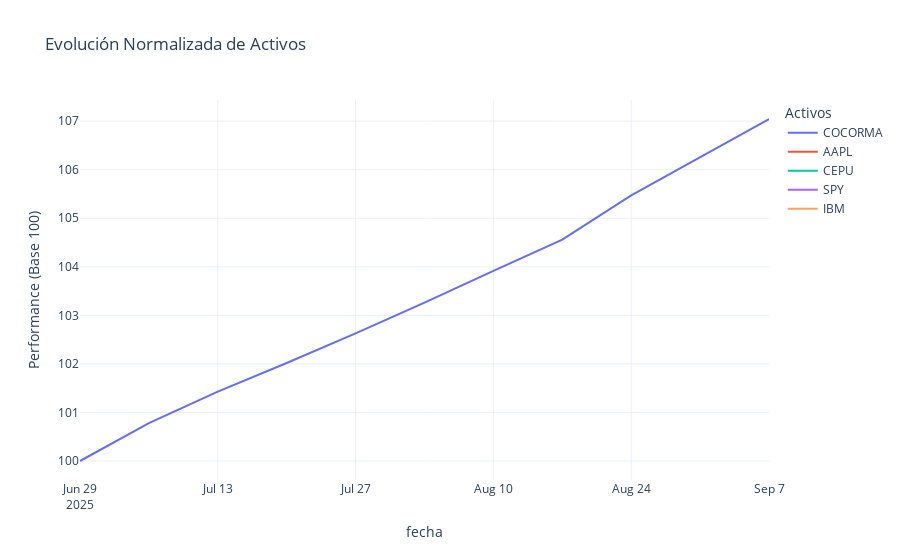
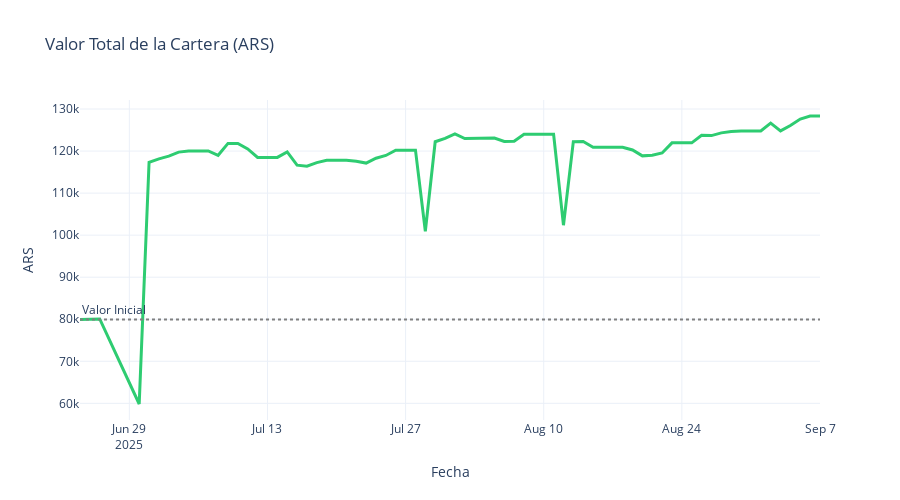

Source (notebook cell) for these figures, in order:
### Markdown cell above
# 5. Composición de la Cartera en el Tiempo

## Evolución de Pesos y Composición

### Code cell
# Obtener matriz de pesos históricos
weights_matrix = loader.get_portfolio_weights_matrix()

print("ANALISIS DE COMPOSICION TEMPORAL:")
print(f"   Matriz de pesos: {weights_matrix.shape}")
print(f"   Activos únicos: {len(weights_matrix.columns)}")
print(f"   Fechas analizadas: {len(weights_matrix)}")

# Mostrar evolución de activos principales
print(f"\nPESOS PROMEDIO POR ACTIVO:")
pesos_promedio = weights_matrix.mean().sort_values(ascending=False)

# Crear DataFrame con pesos promedio
pesos_df = pd.DataFrame({
    'Activo': pesos_promedio.index,
    'Peso_Promedio': pesos_promedio.values,
    'Peso_Porcentaje': (pesos_promedio.values * 100).round(1)
}).reset_index(drop=True)

display(pesos_df.head(10))

# Estadísticas adicionales de concentración
print(f"\nESTADISTICAS DE CONCENTRACION:")
print(f"   Activos con peso > 1%: {(pesos_promedio > 0.01).sum()}")
print(f"   Activos con peso > 5%: {(pesos_promedio > 0.05).sum()}" )
print(f"   Peso del top 3: {pesos_promedio.head(3).sum():.1%}")

# ==============================================
# NUEVO: Performance semanal (tabla + gráfico)
# ==============================================
try:
    print("\n📆 CALCULANDO PERFORMANCE SEMANAL DEL PORTFOLIO Y ACTIVOS PRINCIPALES...")
    # Usar serie de valor total ya calculada anteriormente (total_value_series)
    if 'total_value_series' in globals():
        weekly_portfolio_value = total_value_series.resample('W').last()
        weekly_portfolio_return = weekly_portfolio_value.pct_change()

        weekly_table = pd.DataFrame({
            'Semana_Fin': weekly_portfolio_return.index.strftime('%Y-%m-%d'),
            'Retorno_Semanal_%': (weekly_portfolio_return * 100).round(2),
            'Valor_Cierre_Semana': weekly_portfolio_value.round(2).values
        }).dropna().reset_index(drop=True)

        print("\n📊 TABLA DE RETORNOS SEMANALES (últimas 10 semanas):")
        display(weekly_table.tail(10))
    else:
        print("⚠️ 'total_value_series' no disponible para cálculo semanal")

    # Performance semanal por activo (top 5 por peso promedio)
    if 'prices_data' in globals():
        weekly_prices = prices_data.resample('W').last()
        top_activos = pesos_promedio.head(5).index.tolist()

        # Instanciar visualizador si no existe
        vis = visualizer if 'visualizer' in globals() else PortfolioVisualizer()
        print(f"\n📈 GENERANDO GRAFICO DE PERFORMANCE SEMANAL NORMALIZADA (Top {len(top_activos)} Activos)...")
        fig_weekly = vis.plot_normalized_performance(
            df=weekly_prices,
            assets=top_activos,
            save_path="performance_semanal.png"
        )
    else:
        print("⚠️ 'prices_data' no disponible para gráfico semanal")
except Exception as e:
    print(f"❌ Error en cálculo/generación de performance semanal: {e}")

# ==============================================
# NUEVO: Valor TOTAL de la cartera (ARS) - Línea
# ==============================================
try:
    import plotly.graph_objects as go
    if 'total_value_series' in globals():
        print("\n💰 GRAFICANDO VALOR TOTAL DE LA CARTERA (ARS)...")
        tv = total_value_series.sort_index()
        fig_total = go.Figure()
        fig_total.add_trace(go.Scatter(
            x=tv.index,
            y=tv.values,
            mode='lines',
            name='Valor Cartera',
            line=dict(color='#2ecc71', width=3),
            hovertemplate='Fecha: %{x}<br>Valor: $%{y:,.0f} ARS<extra></extra>'
        ))
        # Línea punteada del valor inicial
        fig_total.add_hline(y=tv.iloc[0], line_dash='dot', line_color='gray',
                            annotation_text='Valor Inicial', annotation_position='top left')
        fig_total.update_layout(
            title='Valor Total de la Cartera (ARS)',
            xaxis_title='Fecha',
            yaxis_title='ARS',
            template='plotly_white',
            height=500,
            hovermode='x unified'
        )
        fig_total.show()
    else:
        print("⚠️ 'total_value_series' no disponible para graficar valor total")
except Exception as e:
    print(f"❌ Error generando gráfico de valor total: {e}")

### Figure 1 — Plotly figure (JSON) as saved in the notebook; plotly's stock layout.template omitted (floating-point values rounded to 4 significant figures)
{"data": [{"hovertemplate": "Activo=COCORMA<br>fecha=%{x}<br>Performance (Base 100)=%{y}<extra></extra>", "legendgroup": "COCORMA", "line": {"color": "#636efa", "dash": "solid"}, "marker": {"symbol": "circle"}, "mode": "lines", "name": "COCORMA", "orientation": "v", "showlegend": true, "type": "scatter", "x": ["2025-06-29T00:00:00", "2025-07-06T00:00:00", "2025-07-13T00:00:00", "2025-07-20T00:00:00", "2025-07-27T00:00:00", "2025-08-03T00:00:00", "2025-08-10T00:00:00", "2025-08-17T00:00:00", "2025-08-24T00:00:00", "2025-08-31T00:00:00", "2025-09-07T00:00:00"], "xaxis": "x", "y": [100, 100.8, 101.4, 102.0, 102.6, 103.3, 103.9, 104.6, 105.5, 106.3, 107.0], "yaxis": "y"}, {"hovertemplate": "Activo=AAPL<br>fecha=%{x}<br>Performance (Base 100)=%{y}<extra></extra>", "legendgroup": "AAPL", "line": {"color": "#EF553B", "dash": "solid"}, "marker": {"symbol": "circle"}, "mode": "lines", "name": "AAPL", "orientation": "v", "showlegend": true, "type": "scatter", "x": ["2025-06-29T00:00:00", "2025-07-06T00:00:00", "2025-07-13T00:00:00", "2025-07-20T00:00:00", "2025-07-27T00:00:00", "2025-08-03T00:00:00", "2025-08-10T00:00:00", "2025-08-17T00:00:00", "2025-08-24T00:00:00", "2025-08-31T00:00:00", "2025-09-07T00:00:00"], "xaxis": "x", "y": [null, null, null, null, null, null, null, null, null, null, null], "yaxis": "y"}, {"hovertemplate": "Activo=CEPU<br>fecha=%{x}<br>Performance (Base 100)=%{y}<extra></extra>", "legendgroup": "CEPU", "line": {"color": "#00cc96", "dash": "solid"}, "marker": {"symbol": "circle"}, "mode": "lines", "name": "CEPU", "orientation": "v", "showlegend": true, "type": "scatter", "x": ["2025-06-29T00:00:00", "2025-07-06T00:00:00", "2025-07-13T00:00:00", "2025-07-20T00:00:00", "2025-07-27T00:00:00", "2025-08-03T00:00:00", "2025-08-10T00:00:00", "2025-08-17T00:00:00", "2025-08-24T00:00:00", "2025-08-31T00:00:00", "2025-09-07T00:00:00"], "xaxis": "x", "y": [null, null, null, null, null, null, null, null, null, null, null], "yaxis": "y"}, {"hovertemplate": "Activo=SPY<br>fecha=%{x}<br>Performance (Base 100)=%{y}<extra></extra>", "legendgroup": "SPY", "line": {"color": "#ab63fa", "dash": "solid"}, "marker": {"symbol": "circle"}, "mode": "lines", "name": "SPY", "orientation": "v", "showlegend": true, "type": "scatter", "x": ["2025-06-29T00:00:00", "2025-07-06T00:00:00", "2025-07-13T00:00:00", "2025-07-20T00:00:00", "2025-07-27T00:00:00", "2025-08-03T00:00:00", "2025-08-10T00:00:00", "2025-08-17T00:00:00", "2025-08-24T00:00:00", "2025-08-31T00:00:00", "2025-09-07T00:00:00"], "xaxis": "x", "y": [null, null, null, null, null, null, null, null, null, null, null], "yaxis": "y"}, {"hovertemplate": "Activo=IBM<br>fecha=%{x}<br>Performance (Base 100)=%{y}<extra></extra>", "legendgroup": "IBM", "line": {"color": "#FFA15A", "dash": "solid"}, "marker": {"symbol": "circle"}, "mode": "lines", "name": "IBM", "orientation": "v", "showlegend": true, "type": "scatter", "x": ["2025-06-29T00:00:00", "2025-07-06T00:00:00", "2025-07-13T00:00:00", "2025-07-20T00:00:00", "2025-07-27T00:00:00", "2025-08-03T00:00:00", "2025-08-10T00:00:00", "2025-08-17T00:00:00", "2025-08-24T00:00:00", "2025-08-31T00:00:00", "2025-09-07T00:00:00"], "xaxis": "x", "y": [null, null, null, null, null, null, null, null, null, null, null], "yaxis": "y"}], "layout": {"hovermode": "x unified", "legend": {"title": {"text": "Activos"}, "tracegroupgap": 0}, "title": {"text": "Evolución Normalizada de Activos"}, "xaxis": {"anchor": "y", "domain": [0, 1], "title": {"text": "fecha"}}, "yaxis": {"anchor": "x", "domain": [0, 1], "title": {"text": "Performance (Base 100)"}}}}

### Figure 2 — Plotly figure (JSON) as saved in the notebook; plotly's stock layout.template omitted (floating-point values rounded to 4 significant figures)
{"data": [{"hovertemplate": "Fecha: %{x}<br>Valor: $%{y:,.0f} ARS<extra></extra>", "line": {"color": "#2ecc71", "width": 3}, "mode": "lines", "name": "Valor Cartera", "type": "scatter", "x": ["2025-06-24T00:00:00", "2025-06-25T00:00:00", "2025-06-26T00:00:00", "2025-06-30T00:00:00", "2025-07-01T00:00:00", "2025-07-02T00:00:00", "2025-07-03T00:00:00", "2025-07-04T00:00:00", "2025-07-05T00:00:00", "2025-07-06T00:00:00", "2025-07-07T00:00:00", "2025-07-08T00:00:00", "2025-07-09T00:00:00", "2025-07-10T00:00:00", "2025-07-11T00:00:00", "2025-07-12T00:00:00", "2025-07-13T00:00:00", "2025-07-14T00:00:00", "2025-07-15T00:00:00", "2025-07-16T00:00:00", "2025-07-17T00:00:00", "2025-07-18T00:00:00", "2025-07-19T00:00:00", "2025-07-20T00:00:00", "2025-07-21T00:00:00", "2025-07-22T00:00:00", "2025-07-23T00:00:00", "2025-07-24T00:00:00", "2025-07-25T00:00:00", "2025-07-26T00:00:00", "2025-07-27T00:00:00", "2025-07-28T00:00:00", "2025-07-29T00:00:00", "2025-07-30T00:00:00", "2025-07-31T00:00:00", "2025-08-01T00:00:00", "2025-08-02T00:00:00", "2025-08-03T00:00:00", "2025-08-04T00:00:00", "2025-08-05T00:00:00", "2025-08-06T00:00:00", "2025-08-07T00:00:00", "2025-08-08T00:00:00", "2025-08-09T00:00:00", "2025-08-10T00:00:00", "2025-08-11T00:00:00", "2025-08-12T00:00:00", "2025-08-13T00:00:00", "2025-08-14T00:00:00", "2025-08-15T00:00:00", "2025-08-16T00:00:00", "2025-08-17T00:00:00", "2025-08-18T00:00:00", "2025-08-19T00:00:00", "2025-08-20T00:00:00", "2025-08-21T00:00:00", "2025-08-22T00:00:00", "2025-08-23T00:00:00", "2025-08-24T00:00:00", "2025-08-25T00:00:00", "2025-08-26T00:00:00", "2025-08-27T00:00:00", "2025-08-28T00:00:00", "2025-08-29T00:00:00", "2025-08-30T00:00:00", "2025-08-31T00:00:00", "2025-09-01T00:00:00", "2025-09-02T00:00:00", "2025-09-03T00:00:00", "2025-09-04T00:00:00", "2025-09-05T00:00:00", "2025-09-06T00:00:00", "2025-09-07T00:00:00"], "y": [79930.0, 80000, 80070.0, 59850.0, 117300.0, 118100.0, 118800.0, 119800.0, 120000.0, 120000.0, 120000.0, 119000.0, 121800.0, 121800.0, 120500.0, 118500.0, 118500.0, 118500.0, 119800.0, 116600.0, 116400.0, 117200.0, 117800.0, 117800.0, 117800.0, 117600.0, 117100.0, 118300.0, 119000.0, 120200.0, 120200.0, 120200.0, 100900.0, 122200.0, 123000.0, 124100.0, 123000.0, 123000.0, 123000.0, 123100.0, 122300.0, 122300.0, 124000.0, 124000.0, 124000.0, 124000.0, 102400.0, 122200.0, 122300.0, 120900.0, 120900.0, 120900.0, 120900.0, 120300.0, 118900.0, 119000.0, 119600.0, 122000.0, 122000.0, 122000.0, 123800.0, 123700.0, 124300.0, 124700.0, 124800.0, 124800.0, 124800.0, 126600.0, 124800.0, 126100.0, 127600.0, 128300.0, 128300.0]}], "layout": {"annotations": [{"showarrow": false, "text": "Valor Inicial", "x": 0, "xanchor": "left", "xref": "x domain", "y": 79930.0, "yanchor": "bottom", "yref": "y"}], "height": 500, "hovermode": "x unified", "shapes": [{"line": {"color": "gray", "dash": "dot"}, "type": "line", "x0": 0, "x1": 1, "xref": "x domain", "y0": 79930.0, "y1": 79930.0, "yref": "y"}], "title": {"text": "Valor Total de la Cartera (ARS)"}, "xaxis": {"title": {"text": "Fecha"}}, "yaxis": {"title": {"text": "ARS"}}}}
